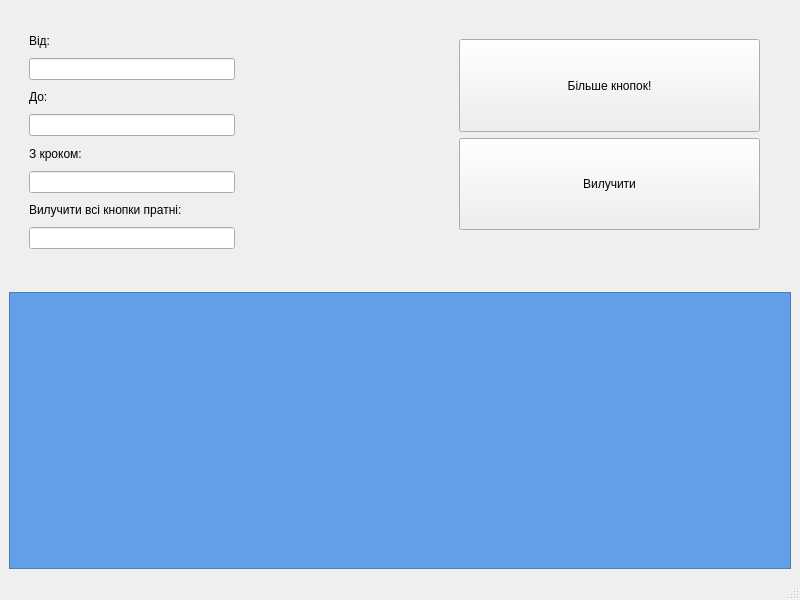
<?xml version="1.0" encoding="UTF-8"?>
<ui version="4.0">
 <class>DynamicButtons</class>
 <widget class="QMainWindow" name="DynamicButtons">
  <property name="geometry">
   <rect>
    <x>0</x>
    <y>0</y>
    <width>800</width>
    <height>600</height>
   </rect>
  </property>
  <property name="minimumSize">
   <size>
    <width>800</width>
    <height>600</height>
   </size>
  </property>
  <property name="maximumSize">
   <size>
    <width>800</width>
    <height>600</height>
   </size>
  </property>
  <property name="windowTitle">
   <string>DynamicButtons</string>
  </property>
  <property name="styleSheet">
   <string notr="true"/>
  </property>
  <widget class="QWidget" name="centralwidget">
   <layout class="QVBoxLayout" name="verticalLayout">
    <item>
     <widget class="QWidget" name="widget" native="true">
      <property name="sizePolicy">
       <sizepolicy hsizetype="MinimumExpanding" vsizetype="MinimumExpanding">
        <horstretch>0</horstretch>
        <verstretch>0</verstretch>
       </sizepolicy>
      </property>
      <property name="styleSheet">
       <string notr="true"/>
      </property>
      <widget class="QWidget" name="verticalLayoutWidget">
       <property name="geometry">
        <rect>
         <x>20</x>
         <y>20</y>
         <width>206</width>
         <height>220</height>
        </rect>
       </property>
       <layout class="QVBoxLayout" name="verticalLayout_2">
        <item>
         <widget class="QLabel" name="label1">
          <property name="text">
           <string>Від:</string>
          </property>
         </widget>
        </item>
        <item>
         <widget class="QLineEdit" name="from">
          <property name="sizePolicy">
           <sizepolicy hsizetype="Minimum" vsizetype="Maximum">
            <horstretch>0</horstretch>
            <verstretch>0</verstretch>
           </sizepolicy>
          </property>
         </widget>
        </item>
        <item>
         <widget class="QLabel" name="label2">
          <property name="styleSheet">
           <string notr="true">
</string>
          </property>
          <property name="text">
           <string>До:</string>
          </property>
         </widget>
        </item>
        <item>
         <widget class="QLineEdit" name="to">
          <property name="sizePolicy">
           <sizepolicy hsizetype="Minimum" vsizetype="Maximum">
            <horstretch>0</horstretch>
            <verstretch>0</verstretch>
           </sizepolicy>
          </property>
         </widget>
        </item>
        <item>
         <widget class="QLabel" name="label3">
          <property name="text">
           <string>З кроком:</string>
          </property>
         </widget>
        </item>
        <item>
         <widget class="QLineEdit" name="move">
          <property name="sizePolicy">
           <sizepolicy hsizetype="Minimum" vsizetype="Maximum">
            <horstretch>0</horstretch>
            <verstretch>0</verstretch>
           </sizepolicy>
          </property>
         </widget>
        </item>
        <item>
         <widget class="QLabel" name="label">
          <property name="text">
           <string>Вилучити всі кнопки пратні:</string>
          </property>
         </widget>
        </item>
        <item>
         <widget class="QLineEdit" name="mul"/>
        </item>
       </layout>
      </widget>
      <widget class="QWidget" name="verticalLayoutWidget_5">
       <property name="geometry">
        <rect>
         <x>450</x>
         <y>30</y>
         <width>301</width>
         <height>191</height>
        </rect>
       </property>
       <layout class="QVBoxLayout" name="verticalLayout_7">
        <item>
         <widget class="QPushButton" name="more_button">
          <property name="sizePolicy">
           <sizepolicy hsizetype="Preferred" vsizetype="Preferred">
            <horstretch>0</horstretch>
            <verstretch>0</verstretch>
           </sizepolicy>
          </property>
          <property name="text">
           <string>Більше кнопок!</string>
          </property>
         </widget>
        </item>
        <item>
         <widget class="QPushButton" name="remove_button">
          <property name="sizePolicy">
           <sizepolicy hsizetype="Minimum" vsizetype="Preferred">
            <horstretch>0</horstretch>
            <verstretch>0</verstretch>
           </sizepolicy>
          </property>
          <property name="text">
           <string>Вилучити</string>
          </property>
         </widget>
        </item>
       </layout>
      </widget>
     </widget>
    </item>
    <item>
     <widget class="QScrollArea" name="scrollArea">
      <property name="styleSheet">
       <string notr="true">background-color:rgb(98, 160, 234)</string>
      </property>
      <property name="widgetResizable">
       <bool>true</bool>
      </property>
      <widget class="QWidget" name="scrollAreaWidgetContents_2">
       <property name="geometry">
        <rect>
         <x>0</x>
         <y>0</y>
         <width>780</width>
         <height>263</height>
        </rect>
       </property>
      </widget>
     </widget>
    </item>
   </layout>
  </widget>
  <widget class="QMenuBar" name="menubar">
   <property name="geometry">
    <rect>
     <x>0</x>
     <y>0</y>
     <width>800</width>
     <height>23</height>
    </rect>
   </property>
  </widget>
  <widget class="QStatusBar" name="statusbar"/>
 </widget>
 <resources/>
 <connections/>
</ui>
